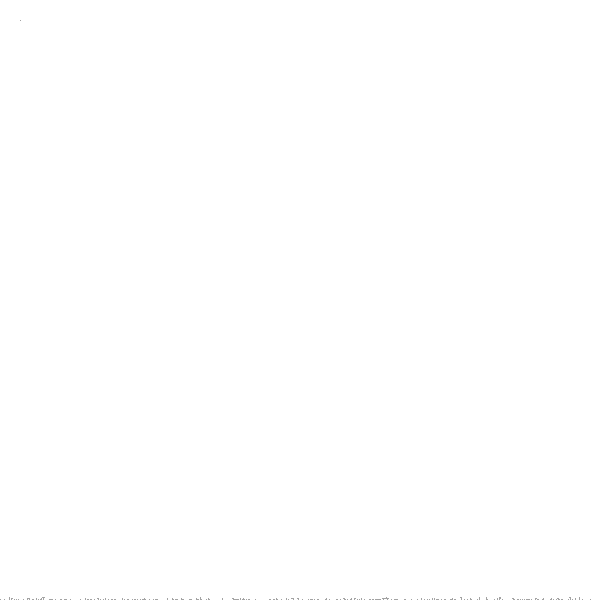
Frame 1 (no input)
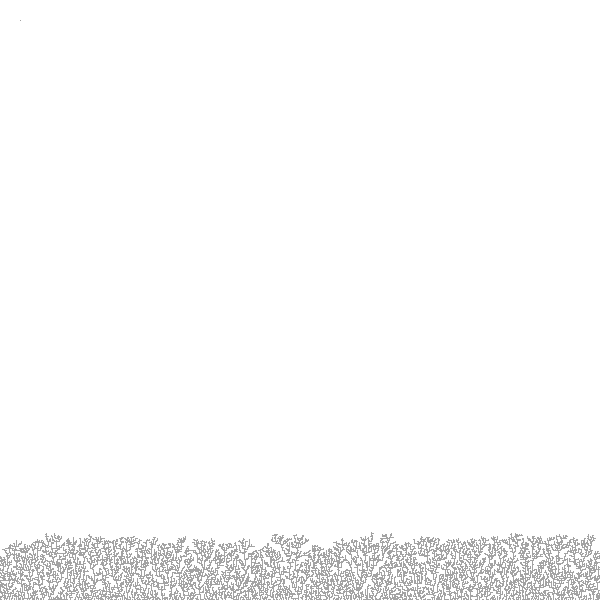
Frame 60 (the mouse pressed at the canvas centre just before this capture)
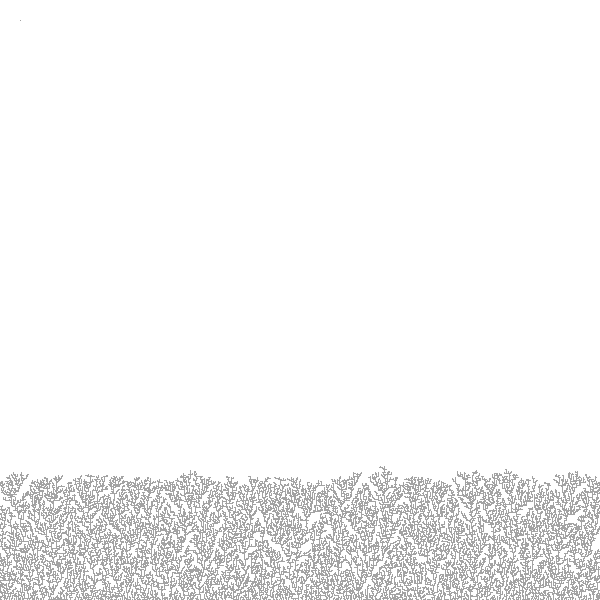
Frame 120 (the mouse held since frame 60 and released just before this capture)

The Processing sketch that drew these frames (run headless with seeded random() and noise(); from frame 60 on, the mouse is pressed at the canvas centre):

// Processing sketch: processing_33898
// ── processing_33898.pde

int numCols=600;
int col;
int j=0;
int width=numCols;
int height=width;
int[] H=new int[numCols];

void setup() {
  smooth();
//  loop();
  frameRate(10);
  size(600, 600);
  background(255);
  stroke(125);
  point(20, 20);
  translate(0, height);
  for (int i=0;i<numCols;i++) {
    H[i]=0;
  }
}

void draw() {
  translate(0,height);
  for (int i=1;i<300;i++) {
    col=floor(random(numCols)); 
    H[col]=max(H[col]+1, H[max(col-1, 0)], H[min(col+1, numCols-1)]);
    point(col, -H[col]);
  }
}
